Frame 1 (no input): blank canvas, image omitted
Frame 60 (the mouse pressed at the canvas centre just before this capture): blank canvas, image omitted
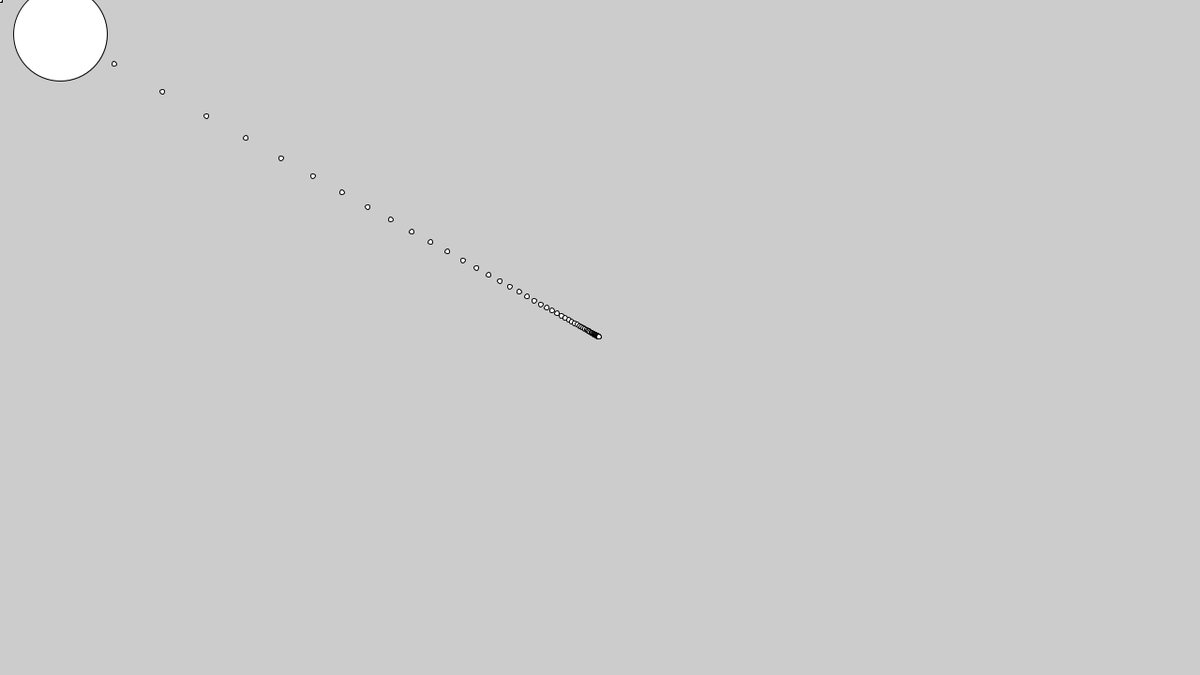
Frame 120 (the mouse held since frame 60 and released just before this capture)

The Processing sketch whose frames 1 and 60 were blank and that drew this single picture after the mouse press (run headless with seeded random() and noise(); from frame 60 on, the mouse is pressed at the canvas centre):

// Processing sketch: sketch_180924_easingEllipse
// ── sketch_180924_easingEllipse.pde
float x;
float y;
float easing = 0.1;

void setup() {
  size(1280, 720);
}
void draw() {
  float targetX = mouseX;
  x += (targetX - x) * easing;
  float targetY = mouseY;
  y += (targetY - y) * easing;
  float diameter = dist(pmouseX, pmouseY, mouseX, mouseY);
  if (diameter > 100) {
    diameter = 100;
  }
  if (diameter < 5){
    diameter = 5;
  }
  ellipse(x, y, diameter, diameter);

  //println(targetX + " : " + x);
}
